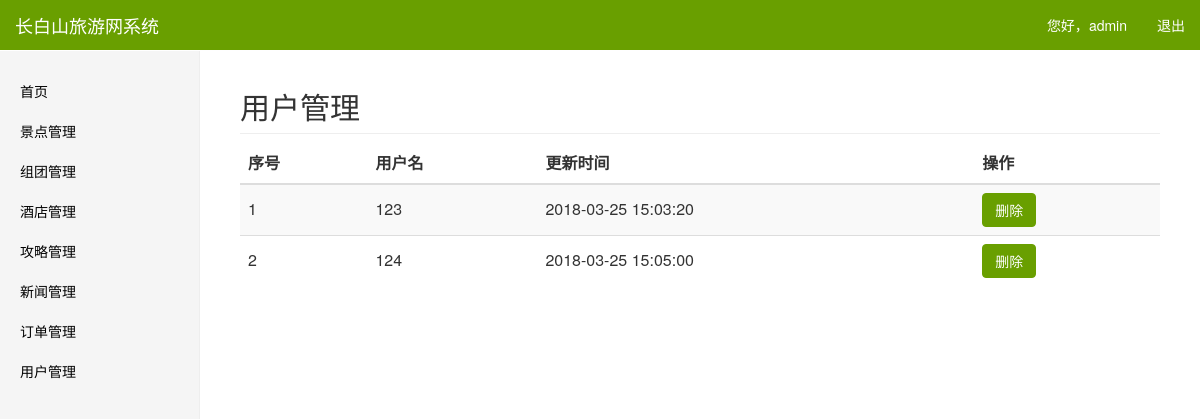
Page /admin/user.php (signed in) on the committed database.
### tables this page shows
CREATE TABLE `user` (
  `id` int(11) NOT NULL,
  `username` varchar(20) NOT NULL COMMENT '用户名',
  `password` varchar(20) NOT NULL COMMENT '密码',
  `addtime` datetime NOT NULL COMMENT '修改时间'
);

### admin/user.php (the view, shortened to what this page needs)
<?php include("../conn.php") ?>
  <?php
$sql = "select * from `user`";
$result = mysqli_query($conn,$sql);
?>
    <html>
    <head>
      <link href="../css/bootstrap.min.css" rel="stylesheet" type="text/css">
      <link rel="stylesheet" type="text/css" href="../css/animate.min.css" />
      <link rel="stylesheet" href="../css/font-awesome.min.css">
      <link rel="stylesheet" href="../css/bootstrap-datetimepicker.min.css">
      <link rel="stylesheet" type="text/css" href="../css/font.css" />
      <link rel="stylesheet" type="text/css" href="../css/admin.css" />
    </head>
    <body>
      <nav class="navbar navbar-default navbar-fixed-top">
        <div class="container-fluid">
          <div class="navbar-header">
            <a class="navbar-brand" href="#">长白山旅游网系统</a>
          </div>
          <div id="navbar" class="navbar-collapse collapse">
            <?php include("nav.php") ?>
          </div>
        </div>
      </nav>
      <div class="container-fluid">
        <div class="row">
          <div class="col-sm-3 col-md-2 sidebar">
            <?php include("sidebar.php") ?>
          </div>
          <div class="col-sm-9 col-sm-offset-3 col-md-10 col-md-offset-2 main">
            <h2 class="sub-header">用户管理</h2>
            <div class="table-responsive">
              <table class="table table-striped table-hover">
                <thead>
                  <tr>
                    <th>序号</th>
                    <th>用户名</th>
                    <th>更新时间</th>
                    <th>操作</th>
                  </tr>
                </thead>
                <tbody>
                  <form id="list">
                  <?php
                    if(mysqli_affected_rows($conn)>0) {
                        mysqli_data_seek($result,0);
                        while ($row = mysqli_fetch_array($result)) {
                            ?>
                      <tr>
                        <td><?=$row["id"]?></td>
                        <td><?=$row["username"]?></td>
                        <td><?=$row["addtime"]?></td>
                        <td>
                          <a class="btn btn-danger" href="dodelete.php?type=user&id=<?=$row["id"]?>">删除</a>
                        </td>
                      </tr>
                      <?php
                        }
                    }else{
                        echo "<div class='col-md-12 text-center'>尚无数据</div>";
                    }
                    ?>
                  </form>
                </tbody>
              </table>
            </div>
          </div>
        </div>
      </div>
    </body>
    </html>

### css/admin.css (style rules this page uses)
* { -webkit-user-select:none; -moz-user-select:none; -ms-user-select:none; user-select:none; }
body { padding-top: 50px; }
.sub-header { padding-bottom: 10px; border-bottom: 1px solid #eee; }
.navbar-fixed-top { border: 0; }
.sidebar { display: none; }
@media (min-width: 768px) { .sidebar { position: fixed; top: 51px; bottom: 0; left: 0; z-index: 1000; display: block; padding: 20px; overflow-x: hidden; overflow-y: auto; background-color: #f5f5f5; border-right: 1px solid #eee; } }
.main { padding: 20px; }
@media (min-width: 768px) { .main { padding-right: 40px; padding-left: 40px; } }
.table>tbody>tr>td, .table>tbody>tr>th, .table>tfoot>tr>td, .table>tfoot>tr>th, .table>thead>tr>td, .table>thead>tr>th { vertical-align: middle; }
a, a:hover { color: #000; }
.btn-primary,.btn-primary:hover,.btn-info,.btn-info:hover,.btn-success,.btn-success:hover,.btn-danger,.btn-danger:hover { background-color: #699F00; border-color: #699F00; }
.navbar-default { background-color: #699F00; }
.navbar-default .navbar-brand { color: #fff; }

### rows in the picture
user: id "1", username "123", addtime "2018-03-25 15:03:20"
user: id "2", username "124", addtime "2018-03-25 15:05:00"

### other values in the picture
$_SESSION["usernameA"] "admin"
